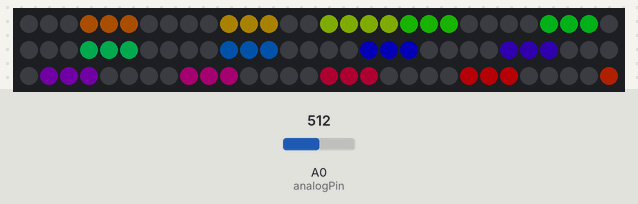
Bench run of a sketch on a simulated Arduino Leonardo, built with avr-gcc and run on an emulated ATmega32U4. Parts: 90 RGB LEDs in strip order, left to right, continuing on the next row. The test bench sets the inputs (shaded band); at power-on: A0 (analogPin) = 512. Dim RGB values are drawn brighter than linear.

Above: at 1.2 s.
1.3 s: A0 (analogPin) set to 0
At 2.2 s:
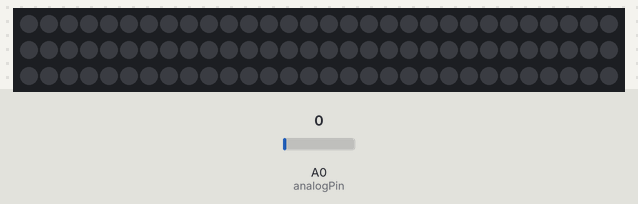
2.8 s: A0 (analogPin) set to 306
At 3.06 s:
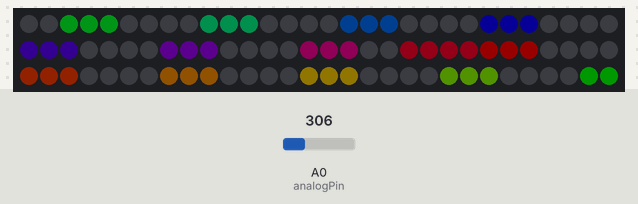
5.8 s: A0 (analogPin) set to 122
At 6.33 s:
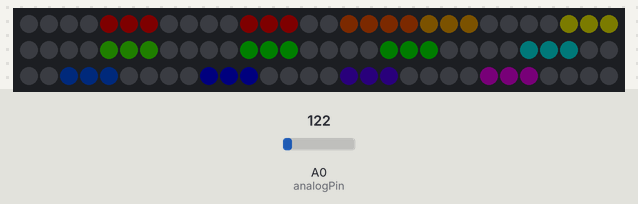
8.8 s: A0 (analogPin) set to 900
At 9.28 s:
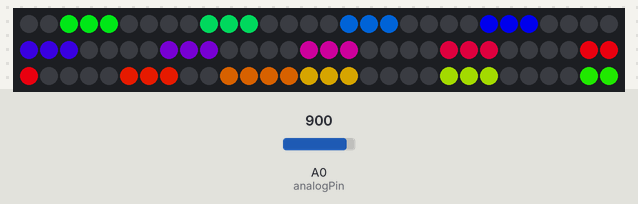
11.8 s: A0 (analogPin) set to 716
At 12.22 s:
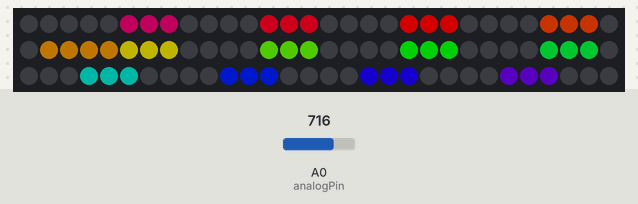
14.8 s: A0 (analogPin) set to 306
At 15.17 s:
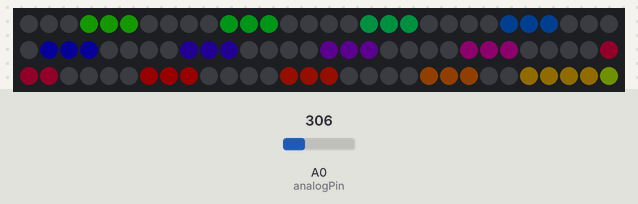

Measured:
- after the input at 1.3 s, the LEDs: change after 0.06 s (image 1)
- after the input at 2.8 s, the LEDs: change after 0.10 s (image 2)
- after the input at 8.8 s, the LEDs: change after 0.32 s (image 4)
- after the input at 14.8 s, the LEDs: change after 0.21 s (image 6)

The sketch:

ledlines.ino
```cpp
/*
 * Audio-Reactive LED Lines
 * Leonardo Merza
 * https://lmerza.com
 *
 * This sketch creates animated LED lines that react to audio input
 * using the MSGEQ7 audio spectrum analyzer chip.
 */

#include <FastLED.h>


/*
 * LED Configuration
 */
#define NUM_LEDS 90              // total number of LEDs in the strip
#define DATA_PIN 5               // data pin to LED strip
#define LINELENGTH 4             // length of each LED line
#define NUMBEROFLINES 14         // number of LED lines on strip at one time
#define EIGHTBIT 255             // maximum value for 8-bit color
#define HUESPEED 5               // how fast the hue increments for each LED movement
#define LEDSPEED 0               // how fast the LED lines move in ms - affects MSGEQ7 reads

// Initial hue values for each LED line (evenly distributed across color spectrum)
int hues[NUMBEROFLINES] = {0,18,36,54,72,91,109,127,145,163,182,200,218,236};
// Starting positions for each LED line
int positions[NUMBEROFLINES] = {0,7,14,21,28,35,42,49,56,63,70,77,84,90};
// Brightness values for each LED line (populated from audio input)
int values[NUMBEROFLINES];

/*
 * MSGEQ7 Audio Analyzer Configuration
 */
int analogPin = 0;               // pin for MSGEQ7 analog output
int strobePin = 13;              // MSGEQ7 strobe pin for cycling through channels
int resetPin = 3;                // reset pin of the MSGEQ7
int spectrumValue[7];            // array to store the 7 values of the 7 frequency channels
int resetDelay_USec = 100;       // delay of resetting MSGEQ7 in microseconds
int strobeDelay_USec = 40;       // delay to settle input recording in microseconds
int numberOfChannels = 7;        // number of frequency channels in MSGEQ7

CRGB leds[NUM_LEDS];             // FastLED color array for the LED strip


/*
 * Setup function - initializes LED strip and configures MSGEQ7 pins
 */
void setup () {
	// Initialize FastLED library with NeoPixel strip
	FastLED.addLeds<NEOPIXEL, DATA_PIN>(leds, NUM_LEDS);

	// Configure MSGEQ7 pins
	pinMode(analogPin, INPUT);
	pinMode(strobePin, OUTPUT);
	pinMode(resetPin, OUTPUT);

	// Initialize MSGEQ7 to ensure clean startup
	digitalWrite(resetPin, LOW);
	digitalWrite(strobePin, HIGH);
}


/*
 * Main loop - reads audio spectrum and updates LED animations
 */
void loop () {
	/*
	 * Read audio spectrum from MSGEQ7
	 * Each iteration reads all 7 frequency channels
	 */
	for(int i=0; i<numberOfChannels; i++){

		// Pulse reset pin to restart channel reading
		digitalWrite(resetPin, HIGH);
		delayMicroseconds(resetDelay_USec);
		digitalWrite(resetPin, LOW);

		// Toggle strobe to select current channel
		digitalWrite(strobePin, LOW);
		delayMicroseconds(strobeDelay_USec); // Allow input to settle

		// Read current channel and map to LED brightness (0-255)
		spectrumValue[i] = analogRead(analogPin);
		values[i] = map(spectrumValue[i], 0, 1024, 0, EIGHTBIT);
		values[i+numberOfChannels] = map(spectrumValue[i], 0, 1024, 0, EIGHTBIT);

		// Complete strobe cycle to move to next channel
		digitalWrite(strobePin, HIGH);
	}


	/*
	 * Update LED animations
	 * Each LED line moves forward with its own color and brightness
	 */
    for ( unsigned int k = 0; k < NUMBEROFLINES; k++ ) {

	    // Set color for each LED in the current line
	    for( int i = 0; i < LINELENGTH; i++ ){
	        if ( positions[k] + i <  NUM_LEDS) {
	        	// Set LED color using HSV (Hue, Saturation, Value/Brightness)
	        	leds[positions[k] + i] = CHSV(hues[k], 255, values[k]);
	        }
	    }

	    // Update LED strip to show changes
	    FastLED.show();

	    // Turn off trailing LED and advance position
	    leds[positions[k]] = CRGB::Black;
	    positions[k]++;

	    // Update hue for color cycling effect
	    hues[k] += HUESPEED;
	    if ( hues[k] > EIGHTBIT ) {
	    	hues[k] = 0;
	    }

	    // Reset position when line reaches the end of strip
	    if ( positions[k] > NUM_LEDS + LINELENGTH - 2 ) {
	        positions[k] = 0;
	    }
	}

	// Control animation speed
	delay(LEDSPEED);
}
```
